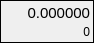
<?xml version="1.0" encoding="UTF-8"?>
<ui version="4.0">
 <class>TargetSideWidget</class>
 <widget class="QWidget" name="TargetSideWidget">
  <property name="geometry">
   <rect>
    <x>0</x>
    <y>0</y>
    <width>94</width>
    <height>42</height>
   </rect>
  </property>
  <property name="windowTitle">
   <string>Form</string>
  </property>
  <layout class="QHBoxLayout" name="horizontalLayout">
   <property name="leftMargin">
    <number>0</number>
   </property>
   <property name="topMargin">
    <number>0</number>
   </property>
   <property name="rightMargin">
    <number>0</number>
   </property>
   <property name="bottomMargin">
    <number>0</number>
   </property>
   <item>
    <widget class="QFrame" name="frame">
     <property name="frameShape">
      <enum>QFrame::Box</enum>
     </property>
     <property name="frameShadow">
      <enum>QFrame::Plain</enum>
     </property>
     <layout class="QVBoxLayout" name="frameLayout">
      <property name="spacing">
       <number>3</number>
      </property>
      <property name="leftMargin">
       <number>3</number>
      </property>
      <property name="topMargin">
       <number>3</number>
      </property>
      <property name="rightMargin">
       <number>3</number>
      </property>
      <property name="bottomMargin">
       <number>3</number>
      </property>
      <item>
       <widget class="QLabel" name="price">
        <property name="font">
         <font>
          <pointsize>11</pointsize>
         </font>
        </property>
        <property name="text">
         <string>0.000000</string>
        </property>
        <property name="alignment">
         <set>Qt::AlignRight|Qt::AlignTrailing|Qt::AlignVCenter</set>
        </property>
       </widget>
      </item>
      <item>
       <widget class="QLabel" name="qty">
        <property name="text">
         <string>0</string>
        </property>
        <property name="alignment">
         <set>Qt::AlignRight|Qt::AlignTrailing|Qt::AlignVCenter</set>
        </property>
       </widget>
      </item>
     </layout>
    </widget>
   </item>
  </layout>
 </widget>
 <resources/>
 <connections/>
</ui>
